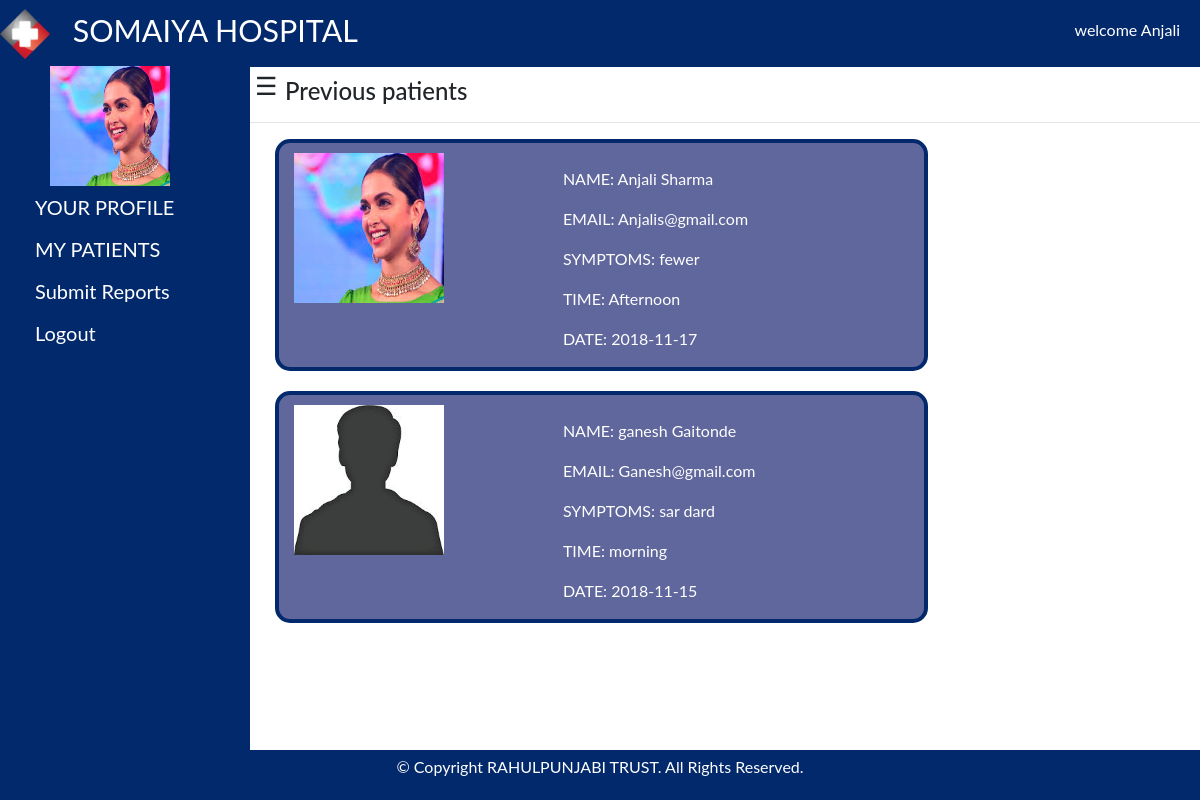
/done_pat.php (signed in), run on the app's committed database.
### tables this page shows
CREATE TABLE `profile` (
  `email` varchar(120) NOT NULL,
  `photo` varchar(100) NOT NULL,
  `pset` varchar(20) NOT NULL
);

CREATE TABLE `appointment` (
  `fname` varchar(40) NOT NULL,
  `lname` varchar(40) NOT NULL,
  `Email` varchar(40) NOT NULL,
  `date1` date NOT NULL,
  `Symptoms` varchar(128) NOT NULL,
  `department` varchar(40) NOT NULL,
  `docemail` varchar(50) NOT NULL,
  `time1` varchar(40) NOT NULL,
  `status` varchar(10) NOT NULL DEFAULT 'pending'
);

### donepat.php (the view, shortened to what this page needs)
<div class=content>
<h4>Previous patients</h4>
 <hr>
<?php
  $link = mysqli_connect("localhost","root", "", "hospital");
  $email=$_SESSION['email'];
$sql="select * from appointment where  docemail='$email' and status='done'";
$result=mysqli_query($link,$sql);
  while($row=mysqli_fetch_assoc($result)){
      $em=$row['Email'];
      $sql1="select * from profile where email='$em'";
        $result1=mysqli_query($link,$sql1);
        $row1=mysqli_fetch_assoc($result1);
       echo'
            <div class="row">
            <div class="col-8 patient">
            <div class="row">
            <div class="col-5">
            <img src="profile/'.$row1["photo"].'" width="150px" height="150px" style="margin-top:10px;">
            </div>
          <div class="col-7"><br>';
          echo'<p>NAME: '.$row["fname"]." ".$row["lname"].'</p>';
          echo'<p>EMAIL: '.$row["Email"].'</p>';
          echo'<p>SYMPTOMS: '.$row["Symptoms"].'</p>';
          echo'<p>TIME: '.$row["time1"].'</p>';
          echo'<p>DATE: '.$row["date1"].'</p>';
          echo'</div></div></div></div>';
    }
?>
</div>

### done_pat.php (shortened to what this page needs)
<link rel="stylesheet" href="https://stackpath.bootstrapcdn.com/bootstrap/4.1.3/css/bootstrap.min.css">
<!DOCTYPE html>
<html>
<head>
  <link rel="stylesheet" type="text/css" href="css/PD.css">
    <link rel="stylesheet" href="https://stackpath.bootstrapcdn.com/bootstrap/4.1.3/css/bootstrap.min.css">
<link rel="stylesheet" type="text/css" href="css/PD.css">
</head>
<body>
<?php include("includes/head.php");  ?>
<div id="main" style="margin-left:250px";>
<span class="ham" style="font-size:25px;padding-left:5px;cursor:pointer;position: fixed;" onclick="openNav()">&#9776;</span>
 <?php
 include("doc_sidenav.php");
  include("donepat.php");
   ?>
</div>
<div class="footer">
<P> © Copyright RAHULPUNJABI TRUST. All Rights Reserved. </P>
</div>
</body>
</html>

### includes/head.php (shortened to what this page needs)
<div class="header">
    <div class="H"><img  width="50px" height="50px" src="images/logo.png">
      <a style="padding-left:15px">SOMAIYA HOSPITAL</a>
    </div>
      <div class="user">
        <?php
        echo "welcome ".$_SESSION["user"];
        ?>
      </div>
  </div>

### doc_sidenav.php (shortened to what this page needs)
<div id="mySidenav" class="sidenav" style="width:250px">
    <div class="pro-image">
      <?php
      $link = mysqli_connect("localhost","root", "", "hospital");
      $email=$_SESSION['email'];
      $sql="select * from profile where email='$email'";
      $result=mysqli_query($link,$sql);
      $num = mysqli_num_rows($result);
      if($num==1)
      {
        $row=mysqli_fetch_assoc($result);
        echo"<img src='profile/".$row['photo']."'width='120px' height='120px'>";
      }
      else{
      echo"<img src='profile/default.png' width='120px' height='120px'>";
     }
     ?>
     </div>
    <li class="list-item"><a href="doctor_dashboard.php">YOUR PROFILE</a></li>
 <span class="dropdown-btn  ">MY PATIENTS
  </span>
  <li class="list-item"><a href="#">Submit Reports</a></li>
  <li class="list-item"><a href="logout.php">Logout</a></li>
</div>

### css/PD.css (style rules this page uses)
* { box-sizing: border-box; }
.H { display:inline; font-size:1.9em; top:25px; left:25px; }
.header { position:sticky; background-color:#03296d; color:white; padding: 8px 0px; }
.user { display:inline; float:right; padding-top: 10px; padding-right: 20px; }
body { font-family: "Lato", sans-serif; }

### done_pat.php (style rules this page uses)
* { box-sizing: border-box; }
.patient { border:4px solid #03296d; border-radius:15px; margin-bottom:20px; margin-left:40px; background-color:#5F679D; color:white; }
h4 { margin-left:35px; padding-top:10px; color:white; }
a { color:white; }
.ham { width:100px; font-size: 100px; position:fixed; }
.footer { text-align:center; background-color: #03296d; padding:5px 0px 5px 0px; width:100%; color:white; position:fixed; bottom:0px; }
h4 { color:white; }

### includes/head.php (style rules this page uses)
* { box-sizing: border-box; }
.H { display:inline; font-size:1.9em; top:25px; left:25px; }
.header { position:sticky; top:0; background-color:#03296d; color:white; padding: 8px 0px; z-index: 1; }

### doc_sidenav.php (style rules this page uses)
#main { transition: margin-left .5s; }
#mysidenav { width:0px; }
.sidenav { box-sizing: border-box; height: 100%; width:250px; position:fixed; z-index: 1; top: 66px; left:0; background-color: #03296d; overflow-x: hidden; transition: 0.5s; }
.sidenav a { padding: 6px 6px 6px 30px; text-decoration: none; font-size: 20px; color: white; display: block; transition: 0.3s; }
.dropdown-btn { padding: 6px 6px 6px 30px; text-decoration: none; font-size: 20px; color: white; font-size: 20px; display: block; width: 250px; text-align: left; cursor: pointer; margin:0px 5px; }
li { margin:0px; list-style-type: none; }
.list-item { margin:0px 5px; }
.pro-image { margin-left: 50px; }

### donepat.php (style rules this page uses)
a:link { text-decoration: none; }

### data on the page
profile: photo (picture)
appointment: profile.photo (picture), fname "Anjali", lname "Sharma", Email "Anjalis@gmail.com", Symptoms "fewer", time1 "Afternoon", date1 "2018-11-17"
appointment: profile.photo (picture), fname "ganesh", lname "Gaitonde", Email "Ganesh@gmail.com", Symptoms "sar dard", time1 "morning", date1 "2018-11-15"

### other printed values
$_SESSION["user"] "Anjali"
